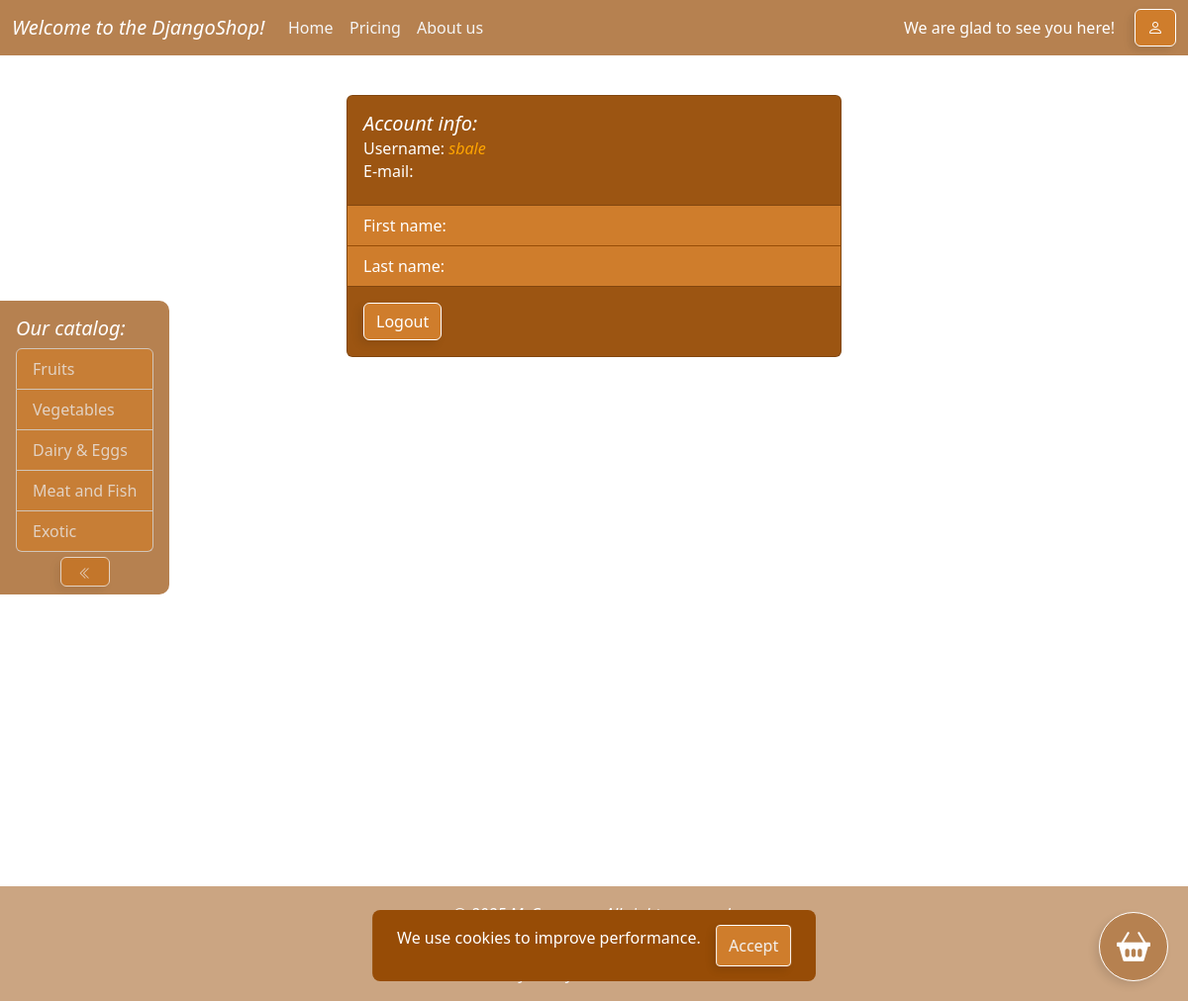
The app's page /account/ (signed in) with its own data.
### shop/models.py (models this page shows, shortened)
class Category(models.Model):
    name = models.CharField(max_length=100)
    slug = models.SlugField(max_length=100, unique=True)

### shop/views.py (the view, shortened to what this page needs)
# urls.py: path('account/', shop_views.account, name='account'),
def account(request):
    if request.user.is_authenticated:
        return render(request, 'account/account-overview.html')

### shop/context_processors.py (called while the page is built)
def categories(request):
    return {'categories': Category.objects.all()}

### shop/templates/account/account-overview.html (shortened to what this page needs)
{% extends 'base.html' %}
{% load widget_tweaks %}
{% block content %}
    <div style="padding-top: 3rem;">
            <div class="card card-account">
                <div class="card-body">
                    <h5 class="card-title text-main">Account info:</h5>
                    <h6 class="card-subtitle mb-2 text-secondary">Username:
                        <span class="text-unique">{{ user.username }}</span>
                    </h6>
                    <h6 class="card-subtitle mb-2 text-secondary">E-mail:
                    </h6>
                </div>
                <ul class="list-group list-group-flush">
                    <li class="list-group-item list-group-item-static">
                        <span class="text-secondary">First name: </span>
                    </li>
                    <li class="list-group-item list-group-item-static">
                        <span class="text-secondary">Last name: </span>
                    </li>
                </ul>
                <div class="card-body">
                    <form method="post" action="{% url 'logout' %}">
                        <button type="submit" class="btn btn-danger">Logout</button>
                    </form>
                </div>
            </div>
    </div>
{% endblock %}

### shop/templates/base-catalog.html
<div id="sidebarCatalog" class="fixed-sidebar">
    <h5 class="text-main">Our catalog:</h5>
    <div class="list-group">
        {% for category in categories %}
            <a href="{% url 'category' category.slug %}" class="list-group-item text-tertiary">
                <span>{{ category.name }}</span>
            </a>
        {% endfor %}
    </div>
    <div class="d-flex justify-content-center btn-fixed-sidebar-hide">
        <button id="sidebarHide" class="btn">
            <i class="bi bi-chevron-double-left"></i>
        </button>
    </div>
</div>

### shop/static/css/style.css (style rules this page uses)
:root { --color-primary: 151,76,6; --color-secondary: 207, 125, 44; }
html, body { height: 100%; margin: 0; padding: 0; }
body { background: url("../background.png") no-repeat center center fixed; background-size: cover; }
.text-main { color: white !important; font-style: italic; }
.text-secondary { color: white !important; }
.text-tertiary { color: whitesmoke !important; }
.text-unique { color: orange !important; font-style: italic; }
.card-account { background-color: rgba(var(--color-primary), 0.95); backdrop-filter: blur(2px); width: 500px; overflow: hidden; margin-left: auto; margin-right: auto; }
.btn { background-color: rgba(var(--color-secondary), 1); backdrop-filter: blur(2px); border-color: white; box-shadow: -4px 4px 8px rgba(0,0,0,0.1); transition: transform 0.4s ease, background-color 0.4s ease; will-change: transform; }
.btn-fixed-sidebar-hide { margin-bottom: -8px; }
.btn-fixed-sidebar-hide button { color: white; width: 50px; height: 30px; margin-top: 5px; font-size: 13px; }
.list-group-item { overflow: visible; background-color: rgba(var(--color-secondary), 1); transition: background-color 0.6s ease; }
.list-group-item-static { background-color: rgb(var(--color-secondary)); border-color: rgb(var(--color-primary)); }
.list-group-item:not(.list-group-item-static) span { display: inline-block; transition: transform 0.4s ease; will-change: transform; }
.fixed-sidebar { background-color: rgba(var(--color-primary), 0.7); backdrop-filter: blur(2px); position: fixed; transition: transform 0.4s ease, background-color 0.4s ease; transform-origin: left center; top: 30%; left: 0; width: auto; height: auto; border-radius: 0 10px 10px 0; padding: 1rem; will-change: transform; z-index: 1001; }
.fixed-sidebar .btn, .fixed-sidebar .list-group-item { opacity: 0.7; transition: transform 0.4s ease, background-color 0.4s ease, opacity 0.4s ease; }

### records on screen
Category: name "Fruits"
Category: name "Vegetables"
Category: name "Dairy & Eggs"
Category: name "Meat and Fish"
Category: name "Exotic"

### other values on screen
{{ user.username }} "sbale"
